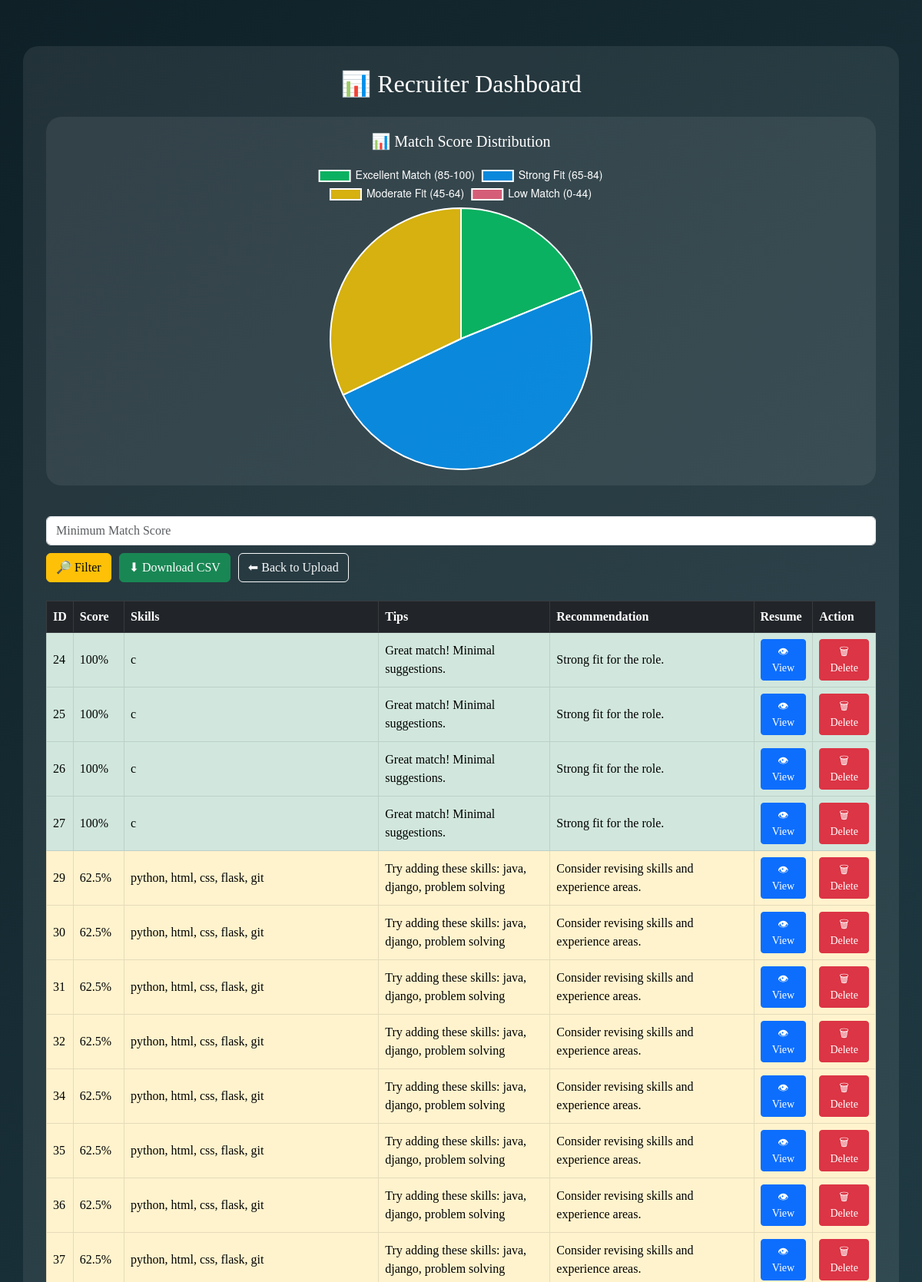
/dashboard (upper part), run on the app's committed database.
### tables this page shows
CREATE TABLE resume_results (
                        id INTEGER PRIMARY KEY AUTOINCREMENT,
                        score INTEGER,
                        skills TEXT,
                        tips TEXT,
                        recommendation TEXT
                    );

### app.py (the view)
@app.route('/dashboard')
def dashboard():
    score_filter = request.args.get('score_filter')
    conn = sqlite3.connect('resume_data.db')
    cursor = conn.cursor()
    if score_filter:
        cursor.execute("SELECT * FROM resume_results WHERE score >= ?", (score_filter,))
    else:
        cursor.execute("SELECT * FROM resume_results")
    results = cursor.fetchall()
    conn.close()
    chart_data = [0, 0, 0, 0]  # Excellent, Strong, Moderate, Low
    for row in results:
        score = row[1]
        if score >= 85:
            chart_data[0] += 1
        elif score >= 65:
            chart_data[1] += 1
        elif score >= 45:
            chart_data[2] += 1
        else:
            chart_data[3] += 1
    return render_template("dashboard.html", results=results, chart_data=chart_data)

### templates/dashboard.html (shortened to what this page needs)
<!DOCTYPE html>
<html lang="en">
<head>
  <link href="https://cdn.jsdelivr.net/npm/bootstrap@5.3.0/dist/css/bootstrap.min.css" rel="stylesheet" />
</head>
<body>
  <div class="container container-box">
    <h2 class="text-center mb-4">📊 Recruiter Dashboard</h2>
    <div class="chart-container text-center">
      <h5 class="mb-3">📊 Match Score Distribution</h5>
      <canvas id="matchPieChart" width="400" height="300"></canvas>
    </div>
    <form method="GET" action="/dashboard" class="mb-4 form-inline">
      <input type="number" name="score_filter" class="form-control" placeholder="Minimum Match Score" />
      <button type="submit" class="btn btn-warning">🔎 Filter</button>
      <a href="/export" class="btn btn-success">⬇ Download CSV</a>
      <a href="/" class="btn btn-outline-light">⬅ Back to Upload</a>
    </form>
    <table class="table table-bordered table-hover">
      <thead class="table-dark">
        <tr>
          <th>ID</th>
          <th>Score</th>
          <th>Skills</th>
          <th>Tips</th>
          <th>Recommendation</th>
          <th>Resume</th>
          <th>Action</th>
        </tr>
      </thead>
      <tbody>
        {% for row in results %}
          <tr class="{% if row[1] >= 85 %}table-success{% elif row[1] >= 65 %}table-info{% elif row[1] >= 45 %}table-warning{% else %}table-danger{% endif %}">
            <td>{{ row[0] }}</td>
            <td>{{ row[1] }}%</td>
            <td>{{ row[2] }}</td>
            <td style="white-space: pre-wrap;">{{ row[3] }}</td>
            <td>{{ row[4] }}</td>
            <td><a href="/resume/{{ row[0] }}" target="_blank" class="btn btn-primary btn-sm">👁 View</a></td>
            <td>
              <form method="POST" action="/delete/{{ row[0] }}" onsubmit="return confirm('Are you sure to delete this record?');">
                <button class="btn btn-danger btn-sm">🗑 Delete</button>
              </form>
            </td>
          </tr>
        {% endfor %}
      </tbody>
    </table>
  </div>
  <script>
    const matchData = {{ chart_data | tojson }};
    const ctx = document.getElementById('matchPieChart').getContext('2d');
    new Chart(ctx, {
      type: 'pie',
      data: {
        labels: ['Excellent Match (85-100)', 'Strong Fit (65-84)', 'Moderate Fit (45-64)', 'Low Match (0-44)'],
        datasets: [{
          data: matchData,
          backgroundColor: [
            'rgba(0, 204, 102, 0.8)',   // Excellent - green
            'rgba(0, 153, 255, 0.8)',   // Strong - blue
            'rgba(255, 204, 0, 0.8)',   // Moderate - yellow
            'rgba(255, 99, 132, 0.8)'   // Low - red
          ],
          borderColor: ['#fff'],
          borderWidth: 2
        }]
      },
      options: {
        responsive: true,
        plugins: {
          legend: {
            labels: {
              color: '#fff',
              font: { size: 14 }
            }
          }
        }
      }
    });
  </script>
</body>
</html>

### templates/dashboard.html (style rules this page uses)
body { background: linear-gradient(135deg, #0f2027, #203a43, #2c5364); color: white; font-family: 'Times New Roman', serif; }
.container-box { background-color: rgba(255, 255, 255, 0.08); padding: 30px; border-radius: 20px; margin-top: 60px; }
table { background-color: white; color: black; }
th, td { vertical-align: middle; }
.btn-sm { padding: 5px 10px; }
.form-inline { display: flex; gap: 10px; flex-wrap: wrap; }
.chart-container { background-color: rgba(255, 255, 255, 0.07); padding: 20px; border-radius: 20px; margin-bottom: 40px; }
canvas { max-width: 500px; margin: 0 auto; }

### data on the page
resume_results: id "24", score "100", skills "c", tips "Great match! Minimal suggestions.", recommendation "Strong fit for the role."
resume_results: id "25", score "100", skills "c", tips "Great match! Minimal suggestions.", recommendation "Strong fit for the role."
resume_results: id "26", score "100", skills "c", tips "Great match! Minimal suggestions.", recommendation "Strong fit for the role."
resume_results: id "27", score "100", skills "c", tips "Great match! Minimal suggestions.", recommendation "Strong fit for the role."
resume_results: id "29", score "62.5", skills "python, html, css, flask, git", tips "Try adding these skills: java, django, problem solving", recommendation "Consider revising skills and experience areas."
resume_results: id "30", score "62.5", skills "python, html, css, flask, git", tips "Try adding these skills: java, django, problem solving", recommendation "Consider revising skills and experience areas."
resume_results: id "31", score "62.5", skills "python, html, css, flask, git", tips "Try adding these skills: java, django, problem solving", recommendation "Consider revising skills and experience areas."
resume_results: id "32", score "62.5", skills "python, html, css, flask, git", tips "Try adding these skills: java, django, problem solving", recommendation "Consider revising skills and experience areas."
resume_results: id "34", score "62.5", skills "python, html, css, flask, git", tips "Try adding these skills: java, django, problem solving", recommendation "Consider revising skills and experience areas."
resume_results: id "35", score "62.5", skills "python, html, css, flask, git", tips "Try adding these skills: java, django, problem solving", recommendation "Consider revising skills and experience areas."
resume_results: id "36", score "62.5", skills "python, html, css, flask, git", tips "Try adding these skills: java, django, problem solving", recommendation "Consider revising skills and experience areas."
resume_results: id "37", score "62.5", skills "python, html, css, flask, git", tips "Try adding these skills: java, django, problem solving", recommendation "Consider revising skills and experience areas."

### other printed values
chart data {{ chart_data | tojson }} [10, 26, 17, 0]
